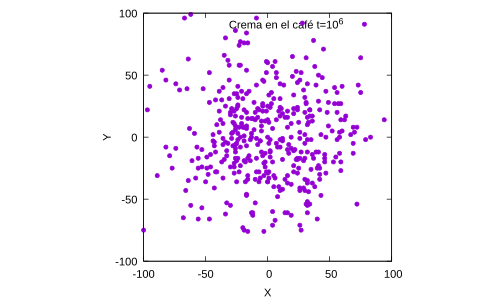

This chart was generated by the following gnuplot code:
set xlabel 'X'
set ylabel 'Y'
set size square
set term pdf
set out "fig3-3.pdf"
plot [-100:100][-100:100] 'datos.txt' u 2:3 pt 7 ps 0.5 t 'Crema en el café t=10^6'
